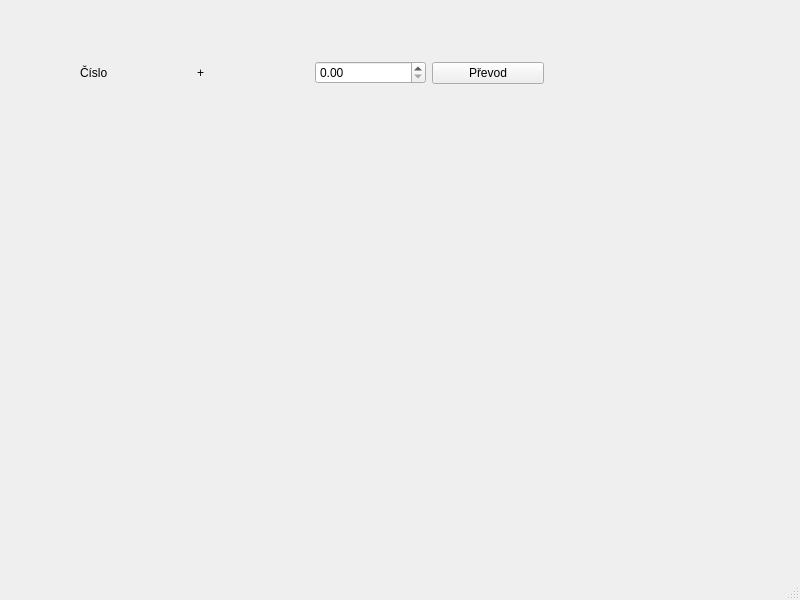
<?xml version="1.0" encoding="UTF-8"?>
<ui version="4.0">
 <class>MainWindow</class>
 <widget class="QMainWindow" name="MainWindow">
  <property name="geometry">
   <rect>
    <x>0</x>
    <y>0</y>
    <width>800</width>
    <height>600</height>
   </rect>
  </property>
  <property name="windowTitle">
   <string>MainWindow</string>
  </property>
  <widget class="QWidget" name="centralwidget">
   <widget class="QWidget" name="">
    <property name="geometry">
     <rect>
      <x>80</x>
      <y>60</y>
      <width>581</width>
      <height>26</height>
     </rect>
    </property>
    <layout class="QHBoxLayout" name="horizontalLayout">
     <item>
      <widget class="QLabel" name="labelNazev">
       <property name="text">
        <string>Číslo</string>
       </property>
      </widget>
     </item>
     <item>
      <widget class="QLabel" name="labelPlus">
       <property name="text">
        <string>+</string>
       </property>
      </widget>
     </item>
     <item>
      <widget class="QDoubleSpinBox" name="doubleSpinBoxCislo"/>
     </item>
     <item>
      <widget class="QPushButton" name="pushButtonPrevod">
       <property name="text">
        <string>Převod</string>
       </property>
      </widget>
     </item>
     <item>
      <widget class="QLabel" name="labelVysledek">
       <property name="text">
        <string/>
       </property>
      </widget>
     </item>
    </layout>
   </widget>
  </widget>
  <widget class="QMenuBar" name="menubar">
   <property name="geometry">
    <rect>
     <x>0</x>
     <y>0</y>
     <width>800</width>
     <height>22</height>
    </rect>
   </property>
  </widget>
  <widget class="QStatusBar" name="statusbar"/>
 </widget>
 <resources/>
 <connections/>
</ui>
